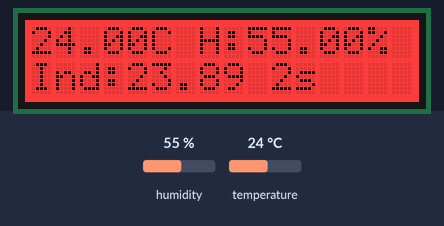
The sketch below on a simulated Arduino Uno, built with avr-gcc and run on an emulated ATmega328P. Parts: 16×2 character LCD. The test bench sets the inputs (shaded band); at power-on: humidity 55 %, temperature 24 °C. What the sketch prints to the serial monitor is not drawn.

Above: at 2.6 s.
2.7 s: humidity set to 22 %
At 4.7 s:
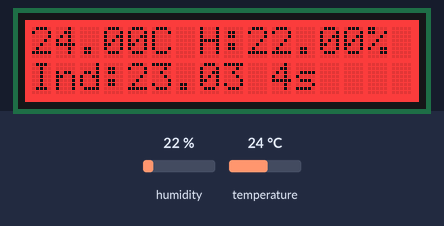
7.6 s: temperature set to 12 °C
At 9.1 s:
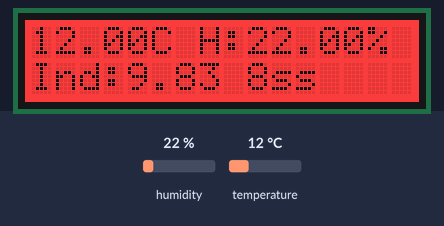
11.7 s: humidity set to 40 %
At 13.5 s:
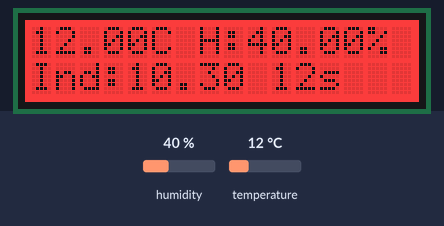
15.8 s: temperature set to 19 °C
At 16.7 s:
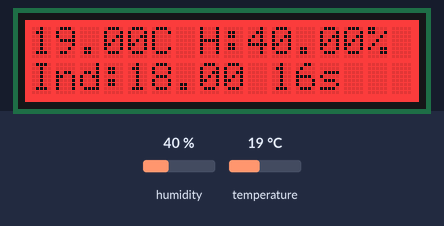
Timing chart, 0 to 18.8 s (numbered marks = the images above; inputs shaded):
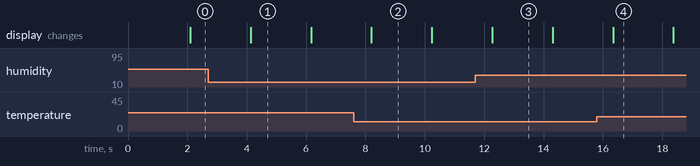

The sketch:

DHT22_LCDgroove.ino
```cpp
#include "DHT.h"
#include "rgb_lcd.h"

#define DHTPIN 2     // Digital pin connected to the DHT sensor
#define DHTTYPE DHT22   // DHT 22  (AM2302), AM2321

DHT dht(DHTPIN, DHTTYPE);

rgb_lcd lcd;
const int colorR = 255;
const int colorG = 0;
const int colorB = 0;

void setup() {
  Serial.begin(9600);
  Serial.println(F("DHT22"));

  dht.begin();
  // set up the LCD's number of columns and rows:
  lcd.begin(16, 2); //16 caractères par ligne, 2 lignes
  lcd.setRGB(colorR, colorG, colorB);
}

void loop() {
  // Wait a few seconds between measurements.
  delay(2000);

  // Reading temperature or humidity takes about 250 milliseconds!
  // Sensor readings may also be up to 2 seconds 'old' (its a very slow sensor)
  float h = dht.readHumidity();
  // Read temperature as Celsius (the default)
  float t = dht.readTemperature();

  // Check if any reads failed and exit early (to try again).
  if (isnan(h) || isnan(t)) {
    Serial.println(F("Echec de lecture provenant du capteur DHT!"));
    return;
  }

  // Compute heat index in Celsius (isFahreheit = false)
  float hic = dht.computeHeatIndex(t, h, false);

  Serial.print(h);
  Serial.print(F(" "));
  Serial.print(t);
  Serial.print(F(" "));
  Serial.print(hic);
  Serial.print(F(" "));
  Serial.println(millis());

  lcd.setCursor(0, 0);
  lcd.print(t);
  lcd.print("C ");
  lcd.print("H:");
  lcd.print(h);
  lcd.print("%");
  lcd.setCursor(0, 1);
  lcd.print("Ind:");
  lcd.print(hic);
  lcd.print(" ");
  lcd.print(millis()/1000);
  lcd.print("s");

}
```

Measured:
- after the input at 7.6 s, the display: changes after 0.60 s (image 2)
- what the display in image 1 shows lasts 2.1 s, from 4.1 s to 6.2 s
